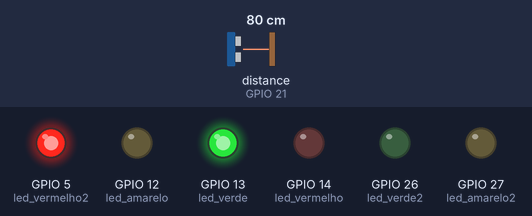
This sketch was run on a simulated ESP32. Parts: output pins drawn as LEDs (lit = HIGH). Wiring (inferred from the names in the program): ultrasonic range finder: trigger GPIO 19; echo GPIO 21. Inputs (shaded band) come from the test bench; at power-on: distance to the obstacle (sensor on GPIO 21) 80 cm. The echo pulse lasts 58.3 µs per cm; pins used as bus, display or sensor lines are not drawn; what the sketch prints to the serial monitor is not drawn.

Above: at 0.1 s.
Timing chart, 0 to 1.6 s (numbered marks = the images above):
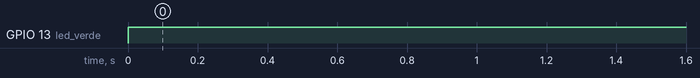

Measured:
- by itself, GPIO 13 (led_verde): LOW → HIGH at 0.00 s

The sketch:

projeto.ino
```cpp
#define led_verde 13
#define led_verde2 26
#define led_amarelo 12
#define led_amarelo2 27
#define led_vermelho 14
#define led_vermelho2 5
#define echo 21
#define trig 19

void setup() {
  pinMode(led_vermelho, OUTPUT);
  pinMode(led_amarelo, OUTPUT);
  pinMode(led_verde, OUTPUT);
  pinMode(led_verde2, OUTPUT);
  pinMode(led_amarelo2, OUTPUT);
  pinMode(led_vermelho2, OUTPUT);
  pinMode(echo, INPUT);
  pinMode(trig, OUTPUT);
  Serial.begin(9600);
}

void loop() {
  digitalWrite(led_vermelho2, HIGH);
  digitalWrite(led_verde, HIGH);
  digitalWrite(led_vermelho, LOW);

  digitalWrite(trig, HIGH);
  delay(1);
  digitalWrite(trig, LOW);

  int distancia = pulseIn(echo, HIGH) * 0.0343 / 2;

  Serial.println(distancia);
  delay(100);
  if(distancia <= 10){
    delay(20000);
    digitalWrite(led_verde, LOW);
    digitalWrite(led_amarelo, HIGH);
    delay(20000);
    digitalWrite(led_amarelo, LOW);
    digitalWrite(led_vermelho, HIGH);
    digitalWrite(led_vermelho2, LOW);
    digitalWrite(led_verde2, HIGH);
    delay(20000);
    digitalWrite(led_verde2, LOW);
    digitalWrite(led_amarelo2, HIGH);
    delay(15000);
    digitalWrite(led_amarelo2, LOW);
    digitalWrite(led_vermelho2, HIGH);
    digitalWrite(led_vermelho, LOW);
    digitalWrite(led_amarelo, HIGH);
    delay(30000);
    digitalWrite(led_amarelo, LOW);
  }
}
```
